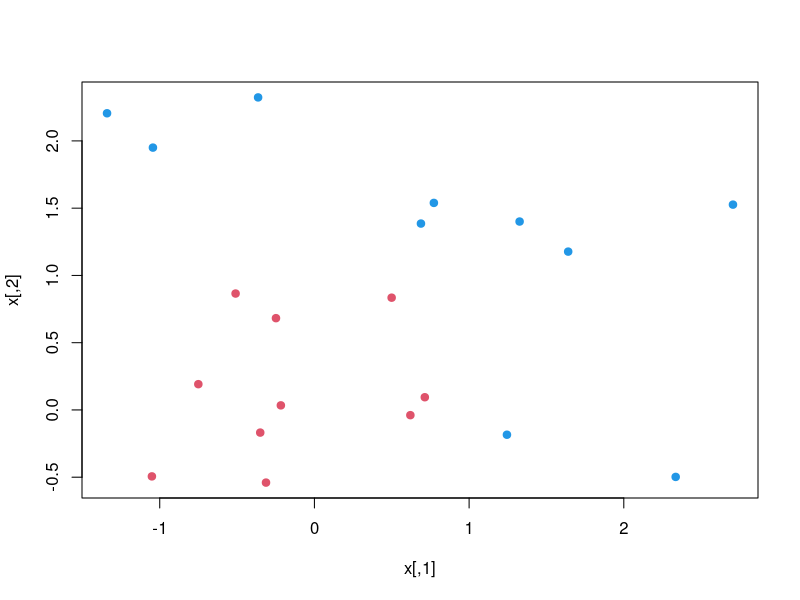
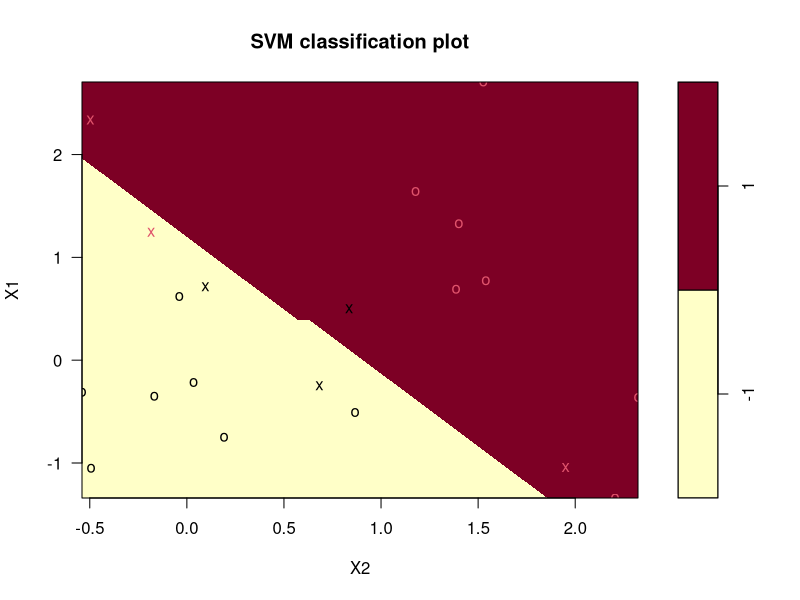

R code for these plots, in order:
# Lab: Support Vector Machines


## Support Vector Classifier


# Linear SVM classifier
###
# Lets generate some data in two dimensions, and make them a little separated.

set.seed(10111)
x <- matrix(rnorm(20 * 2), ncol = 2)
y=rep(c(-1,1),c(10,10))
x[y==1,]=x[y==1,]+1
plot(x,col = y+3,pch = 19)

# Now we will load the package 'e1071' which contains the svm function.
# We compute the fit. Notice that we have to specify a 'cost' parameter, which is a tuning parameter.

library(e1071)
dat=data.frame(x,y=as.factor(y))
svmfit=svm(y~.,data = dat,kernel = "linear",cost = 10, scale = FALSE)
print(svmfit)
plot(svmfit,dat)


# Non linear SVM

###
# Instaed we will run the SVM on some data where a non-linear boundary is called for.
# We will use the mixture data from ESL

